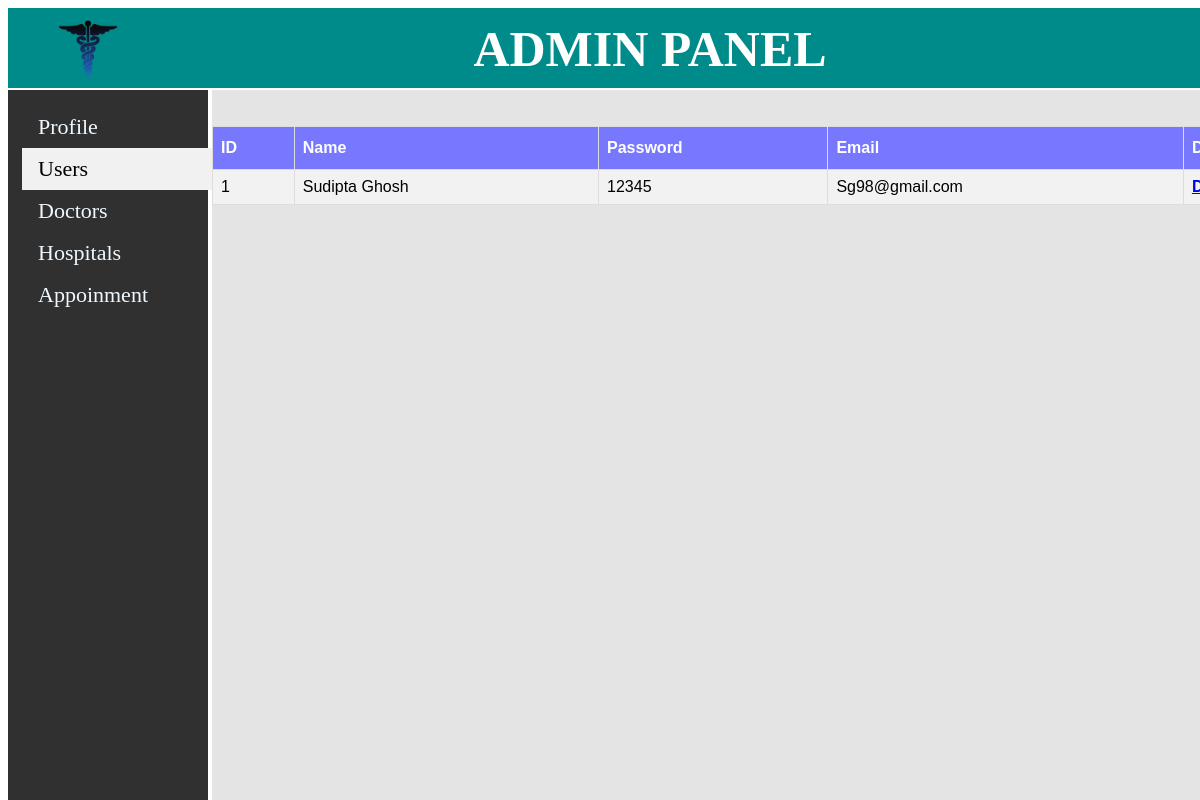
The app's page /adminpanel/users.php with its own data.
### tables this page shows
CREATE TABLE IF NOT EXISTS `user` (
  `id` int(4) NOT NULL AUTO_INCREMENT,
  `name` varchar(150) DEFAULT NULL,
  `password` varchar(33) DEFAULT NULL,
  `email` varchar(250) DEFAULT NULL,
  PRIMARY KEY (`id`)
);

### adminpanel/users.php (the view)
<?php
include("templet\user_frm.php");
$conn=mysqli_connect("localhost","root","","example");
$sql=mysqli_query($conn,"select * from `user`");
echo "
<br><br>
<table id=\"customers\">
<tr>
<th>ID</th>
<th>Name</th>
<th>Password</th>
<th>Email</th>
<th><b>Delete</b></th>
</tr>";
while(list($a,$b,$c,$d)=mysqli_fetch_row($sql))
{
	echo "
	<tr>
	<td>$a</td>
	<td>$b</td>
	<td>$c</td>
	<td>$d</td>
	<td><a href=\"user_delete.php?ed=$a\"><b>Delete</b></a></td>
	</tr>";
}
echo "</table>
<br><br><br><br>
";
include("templet\z.php");
?>

### adminpanel/css/cs1.css (style rules this page uses)
#customers { font-family: "Trebuchet MS", Arial, Helvetica, sans-serif; border-collapse: collapse; width: 100%; }
#customers td, #customers th { border: 1px solid #ddd; padding: 8px; }
#customers tr:nth-child(even) { background-color: #f2f2f2; }
#customers th { padding-top: 12px; padding-bottom: 12px; text-align: left; background-color: #7878ff; color: white; }

### records on screen
user: id "1", name "Sudipta Ghosh", password "12345", email "Sg98@gmail.com"
